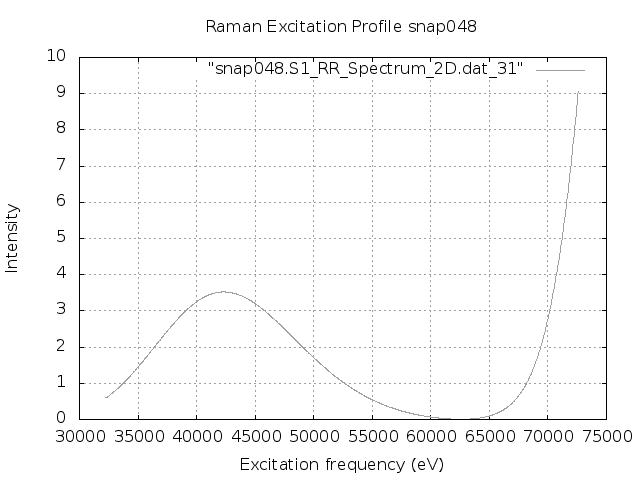

Reproduce this figure in gnuplot.
set terminal png
set output "snap048.S1.REP.png"
set xlabel 'Excitation frequency (eV)'
set ylabel 'Intensity'
set title "Raman Excitation Profile snap048"
set grid
set autoscale
plot "snap048.S1_RR_Spectrum_2D.dat_31" with lines lc "blue"
exit
